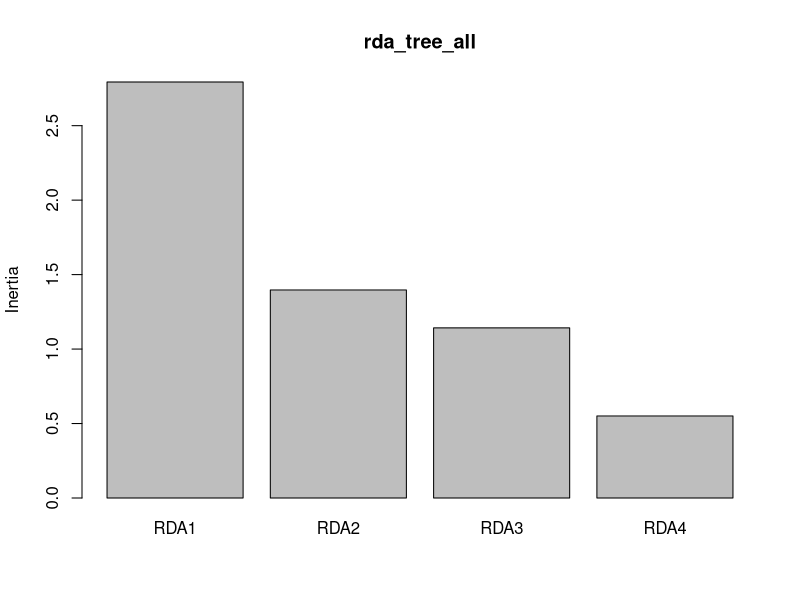
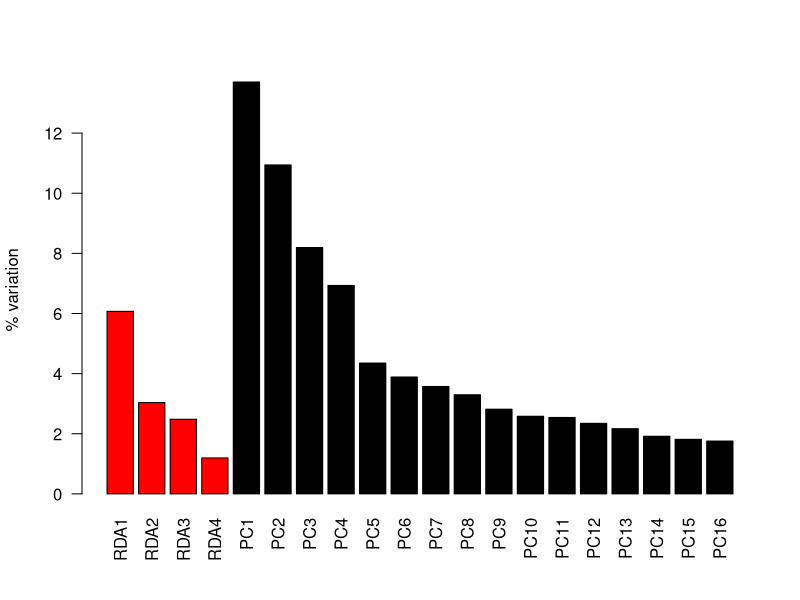
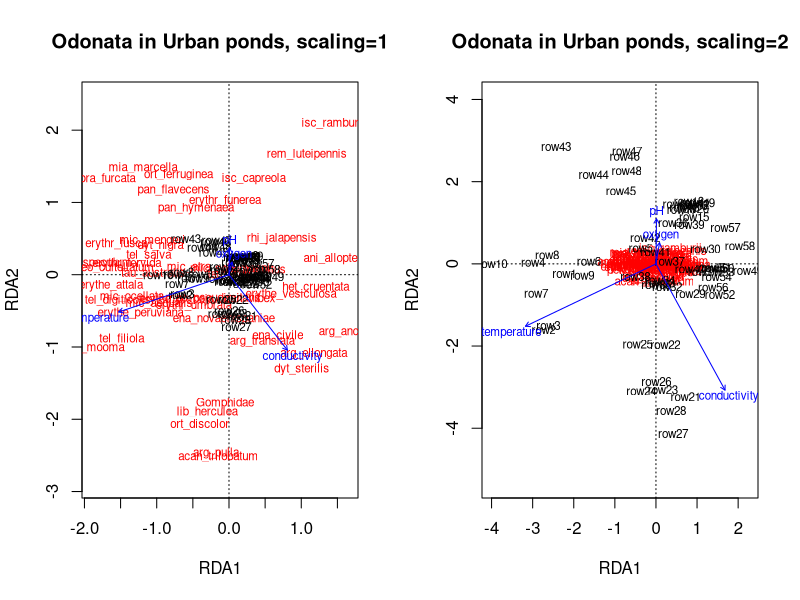

Recreate these plots in R, in order.
## ---- chunk 1

library(ggplot2)
library(dplyr)
library(vegan)

## ---- chunk 2

species=read.csv("data/RDA_species.csv", header=T, row.names=NULL, sep=",")
env=read.csv("data/RDA_environmetal.csv", header=T, row.names=NULL, sep=",")

## ---- chunk 3

all.equal(rownames(species), rownames(env))

## ---- chunk 4
species_1 <- dplyr::select(species, -site)
env_1 <- select(env, -site)

## ---- chunk 5

species_2 <- decostand(species_1, method = "hellinger")

## ---- chunk 6

rda_tree_all = rda(species_2 ~ temperature + oxygen + pH +
                conductivity , data= env_1, scale=T)
head(summary(rda_tree_all))

## ---- chunk 7
summary(rda_tree_all)

head (summary (rda_tree_all))
## ---- chunk 8
vif.cca(rda_tree_all)

## ---- chunk 9
screeplot(rda_tree_all)

## ---- chunk 10
constrained_eig <- rda_tree_all$CCA$eig/rda_tree_all$tot.chi*100
unconstrained_eig <- rda_tree_all$CA$eig/rda_tree_all$tot.chi*100
expl_var <- c(constrained_eig, unconstrained_eig)
barplot (expl_var[1:20], col = c(rep ('red', length (constrained_eig)), rep ('black', length (unconstrained_eig))),
         las = 2, ylab = '% variation')

## ---- chunk 11
par(mfrow=c(1,2))

plot(rda_tree_all, scaling=1, main="Odonata in Urban ponds, scaling=1")

plot(rda_tree_all, scaling=2, main="Odonata in Urban ponds, scaling=2")

## ---- chunk 12
(R2 <- RsquareAdj(rda_tree_all)$r.squared)

(R2adj <- RsquareAdj(rda_tree_all)$adj.r.squared)

## ---- chunk 13
set.seed(1)
anova.cca(rda_tree_all, step=1000)

## ---- chunk 14
set.seed(1)

anova.cca(rda_tree_all, by='axis', step=1000)

## ---- chunk 15
anova.cca(rda_tree_all, by='terms', step=1000)

